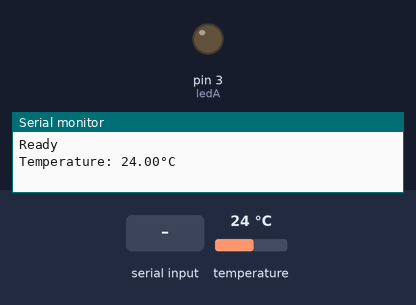
The sketch below on a simulated Arduino Uno, built with avr-gcc and run on an emulated ATmega328P. Shown: output pins drawn as LEDs (lit = HIGH), the last lines printed to the serial monitor. The test bench sets the inputs (shaded band); at power-on: temperature 24 °C.

Above: at 2.2 s.
2.3 s: "1" received over the second serial link
At 3.7 s:
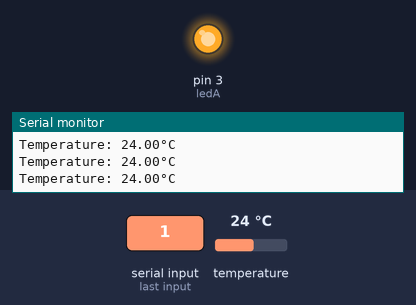
4.2 s: "2" received over the second serial link
At 5.6 s:
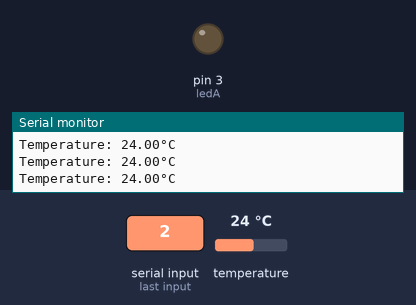
Timing chart, 0 to 7.2 s (numbered marks = the images above; inputs shaded):
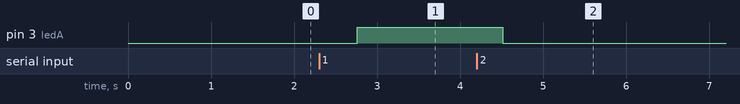

The sketch:

App_Bluetooth.ino
```cpp
#include <SoftwareSerial.h>
#include <OneWire.h>
#include <DallasTemperature.h>
#define ONE_WIRE_BUS 2
#define ledA 3


SoftwareSerial MyBlut(6,7);  // defino los pines que utilizare para el sensor Bluetooth

OneWire oneWire(ONE_WIRE_BUS);
DallasTemperature sensors(&oneWire);

char myChar;
float temp;

void setup() {
  delay(1000);
  Serial.begin(9600);
  MyBlut.begin(9600);
  Serial.println("Ready");
  sensors.begin();
  pinMode(3,OUTPUT);


}

void loop() {
  sensors.requestTemperatures();

  temp = sensors.getTempCByIndex(0);

  Serial.print("Temperature: ");
  Serial.print(temp);
  Serial.println("°C");

  MyBlut.print(temp);
  MyBlut.println(";");
  delay(100);

  LucesLed();
}

void LucesLed(){
if(MyBlut.available() ){
    myChar = MyBlut.read();
    switch (myChar){
      case '1':
      digitalWrite(ledA,HIGH);
      break;
      case '2':
      digitalWrite(ledA,LOW);
      break;
      default:
      MyBlut.println("opccion no valida");
      break;
      }
    }
}
```

Measured:
- after the input at 2.3 s, pin 3 (ledA): LOW → HIGH after 0.46 s
- after the input at 4.2 s, pin 3 (ledA): HIGH → LOW after 0.31 s
